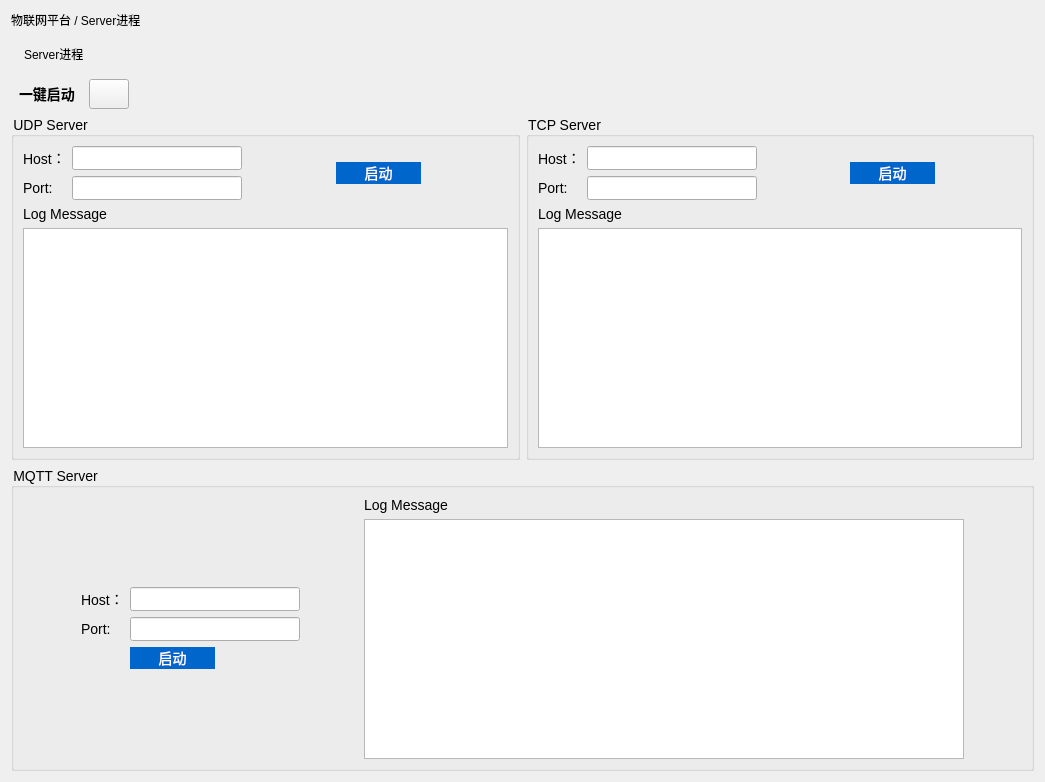
<?xml version="1.0" encoding="UTF-8"?>
<ui version="4.0">
 <class>ServerWidget</class>
 <widget class="QWidget" name="ServerWidget">
  <property name="geometry">
   <rect>
    <x>0</x>
    <y>0</y>
    <width>1045</width>
    <height>773</height>
   </rect>
  </property>
  <property name="windowTitle">
   <string>Form</string>
  </property>
  <layout class="QVBoxLayout" name="verticalLayout_3">
   <item>
    <widget class="QLabel" name="label">
     <property name="text">
      <string>物联网平台 / Server进程</string>
     </property>
    </widget>
   </item>
   <item>
    <widget class="QLabel" name="label_2">
     <property name="styleSheet">
      <string notr="true">font: bold 16pt &quot;&quot;宋体&quot;&quot;; padding: 10px;</string>
     </property>
     <property name="text">
      <string>Server进程</string>
     </property>
    </widget>
   </item>
   <item>
    <layout class="QHBoxLayout" name="horizontalLayout">
     <item>
      <widget class="QLabel" name="allBtLabel">
       <property name="styleSheet">
        <string notr="true">font: bold 14px;padding: 4px;</string>
       </property>
       <property name="text">
        <string>一键启动</string>
       </property>
      </widget>
     </item>
     <item>
      <widget class="ImgSwitchBt" name="allActBt">
       <property name="sizePolicy">
        <sizepolicy hsizetype="Minimum" vsizetype="Preferred">
         <horstretch>0</horstretch>
         <verstretch>0</verstretch>
        </sizepolicy>
       </property>
       <property name="minimumSize">
        <size>
         <width>40</width>
         <height>20</height>
        </size>
       </property>
       <property name="text">
        <string/>
       </property>
       <property name="iconSize">
        <size>
         <width>40</width>
         <height>20</height>
        </size>
       </property>
      </widget>
     </item>
     <item>
      <spacer name="horizontalSpacer_9">
       <property name="orientation">
        <enum>Qt::Horizontal</enum>
       </property>
       <property name="sizeHint" stdset="0">
        <size>
         <width>40</width>
         <height>20</height>
        </size>
       </property>
      </spacer>
     </item>
    </layout>
   </item>
   <item>
    <layout class="QGridLayout" name="gridLayout">
     <item row="0" column="0">
      <widget class="QGroupBox" name="groupBox">
       <property name="styleSheet">
        <string notr="true">font: 14px;</string>
       </property>
       <property name="title">
        <string>UDP Server</string>
       </property>
       <layout class="QVBoxLayout" name="verticalLayout">
        <item>
         <layout class="QHBoxLayout" name="horizontalLayout_2">
          <item>
           <layout class="QFormLayout" name="formLayout_4">
            <item row="0" column="0">
             <widget class="QLabel" name="label_16">
              <property name="text">
               <string>Host：</string>
              </property>
             </widget>
            </item>
            <item row="1" column="0">
             <widget class="QLabel" name="label_18">
              <property name="text">
               <string>Port:</string>
              </property>
             </widget>
            </item>
            <item row="0" column="1">
             <widget class="QLineEdit" name="udpHostEdit">
              <property name="minimumSize">
               <size>
                <width>170</width>
                <height>0</height>
               </size>
              </property>
              <property name="readOnly">
               <bool>true</bool>
              </property>
             </widget>
            </item>
            <item row="1" column="1">
             <widget class="QLineEdit" name="udpPortEdit">
              <property name="readOnly">
               <bool>true</bool>
              </property>
             </widget>
            </item>
           </layout>
          </item>
          <item>
           <spacer name="horizontalSpacer_6">
            <property name="orientation">
             <enum>Qt::Horizontal</enum>
            </property>
            <property name="sizeHint" stdset="0">
             <size>
              <width>40</width>
              <height>20</height>
             </size>
            </property>
           </spacer>
          </item>
          <item>
           <widget class="QPushButton" name="udpBt">
            <property name="minimumSize">
             <size>
              <width>85</width>
              <height>0</height>
             </size>
            </property>
            <property name="styleSheet">
             <string notr="true">background-color: #0066CC; color: white; border: none</string>
            </property>
            <property name="text">
             <string>启动</string>
            </property>
           </widget>
          </item>
          <item>
           <spacer name="horizontalSpacer_2">
            <property name="orientation">
             <enum>Qt::Horizontal</enum>
            </property>
            <property name="sizeHint" stdset="0">
             <size>
              <width>40</width>
              <height>20</height>
             </size>
            </property>
           </spacer>
          </item>
         </layout>
        </item>
        <item>
         <widget class="QLabel" name="label_4">
          <property name="text">
           <string>Log Message</string>
          </property>
         </widget>
        </item>
        <item>
         <widget class="QTextEdit" name="udpLogEdit">
          <property name="minimumSize">
           <size>
            <width>0</width>
            <height>220</height>
           </size>
          </property>
          <property name="maximumSize">
           <size>
            <width>16777215</width>
            <height>480</height>
           </size>
          </property>
          <property name="readOnly">
           <bool>true</bool>
          </property>
         </widget>
        </item>
       </layout>
      </widget>
     </item>
     <item row="0" column="1">
      <widget class="QGroupBox" name="groupBox_3">
       <property name="styleSheet">
        <string notr="true">font: 14px;</string>
       </property>
       <property name="title">
        <string>TCP Server</string>
       </property>
       <layout class="QVBoxLayout" name="verticalLayout_2">
        <item>
         <layout class="QHBoxLayout" name="horizontalLayout_3">
          <item>
           <layout class="QFormLayout" name="formLayout_2">
            <item row="0" column="0">
             <widget class="QLabel" name="label_8">
              <property name="text">
               <string>Host：</string>
              </property>
             </widget>
            </item>
            <item row="1" column="0">
             <widget class="QLabel" name="label_10">
              <property name="text">
               <string>Port:</string>
              </property>
             </widget>
            </item>
            <item row="0" column="1">
             <widget class="QLineEdit" name="tcpHostEdit">
              <property name="minimumSize">
               <size>
                <width>170</width>
                <height>0</height>
               </size>
              </property>
              <property name="readOnly">
               <bool>true</bool>
              </property>
             </widget>
            </item>
            <item row="1" column="1">
             <widget class="QLineEdit" name="tcpPortEdit">
              <property name="readOnly">
               <bool>true</bool>
              </property>
             </widget>
            </item>
           </layout>
          </item>
          <item>
           <spacer name="horizontalSpacer_7">
            <property name="orientation">
             <enum>Qt::Horizontal</enum>
            </property>
            <property name="sizeHint" stdset="0">
             <size>
              <width>40</width>
              <height>20</height>
             </size>
            </property>
           </spacer>
          </item>
          <item>
           <widget class="QPushButton" name="tcpBt">
            <property name="minimumSize">
             <size>
              <width>85</width>
              <height>0</height>
             </size>
            </property>
            <property name="styleSheet">
             <string notr="true">background-color: #0066CC; color: white; border: none</string>
            </property>
            <property name="text">
             <string>启动</string>
            </property>
           </widget>
          </item>
          <item>
           <spacer name="horizontalSpacer_3">
            <property name="orientation">
             <enum>Qt::Horizontal</enum>
            </property>
            <property name="sizeHint" stdset="0">
             <size>
              <width>40</width>
              <height>20</height>
             </size>
            </property>
           </spacer>
          </item>
         </layout>
        </item>
        <item>
         <widget class="QLabel" name="label_5">
          <property name="text">
           <string>Log Message</string>
          </property>
         </widget>
        </item>
        <item>
         <widget class="QTextEdit" name="tcpLogEdit">
          <property name="minimumSize">
           <size>
            <width>0</width>
            <height>220</height>
           </size>
          </property>
          <property name="maximumSize">
           <size>
            <width>16777215</width>
            <height>480</height>
           </size>
          </property>
          <property name="readOnly">
           <bool>true</bool>
          </property>
         </widget>
        </item>
       </layout>
      </widget>
     </item>
     <item row="1" column="0" colspan="2">
      <widget class="QGroupBox" name="groupBox_5">
       <property name="styleSheet">
        <string notr="true">font: 14px;</string>
       </property>
       <property name="title">
        <string>MQTT Server</string>
       </property>
       <layout class="QHBoxLayout" name="horizontalLayout_4">
        <item>
         <spacer name="horizontalSpacer_5">
          <property name="orientation">
           <enum>Qt::Horizontal</enum>
          </property>
          <property name="sizeHint" stdset="0">
           <size>
            <width>40</width>
            <height>20</height>
           </size>
          </property>
         </spacer>
        </item>
        <item>
         <layout class="QVBoxLayout" name="verticalLayout_5">
          <item>
           <spacer name="verticalSpacer">
            <property name="orientation">
             <enum>Qt::Vertical</enum>
            </property>
            <property name="sizeHint" stdset="0">
             <size>
              <width>20</width>
              <height>40</height>
             </size>
            </property>
           </spacer>
          </item>
          <item>
           <layout class="QFormLayout" name="formLayout">
            <item row="0" column="0">
             <widget class="QLabel" name="label_12">
              <property name="text">
               <string>Host：</string>
              </property>
             </widget>
            </item>
            <item row="0" column="1">
             <widget class="QLineEdit" name="mqttHostEdit">
              <property name="minimumSize">
               <size>
                <width>170</width>
                <height>0</height>
               </size>
              </property>
              <property name="maximumSize">
               <size>
                <width>170</width>
                <height>16777215</height>
               </size>
              </property>
              <property name="readOnly">
               <bool>true</bool>
              </property>
             </widget>
            </item>
            <item row="1" column="0">
             <widget class="QLabel" name="label_14">
              <property name="text">
               <string>Port:</string>
              </property>
             </widget>
            </item>
            <item row="1" column="1">
             <widget class="QLineEdit" name="mqttPortEdit">
              <property name="maximumSize">
               <size>
                <width>170</width>
                <height>16777215</height>
               </size>
              </property>
              <property name="readOnly">
               <bool>true</bool>
              </property>
             </widget>
            </item>
            <item row="2" column="1">
             <widget class="QPushButton" name="mqttBt">
              <property name="maximumSize">
               <size>
                <width>85</width>
                <height>16777215</height>
               </size>
              </property>
              <property name="styleSheet">
               <string notr="true">background-color: #0066CC; color: white; border: none</string>
              </property>
              <property name="text">
               <string>启动</string>
              </property>
             </widget>
            </item>
           </layout>
          </item>
          <item>
           <spacer name="verticalSpacer_2">
            <property name="orientation">
             <enum>Qt::Vertical</enum>
            </property>
            <property name="sizeHint" stdset="0">
             <size>
              <width>20</width>
              <height>40</height>
             </size>
            </property>
           </spacer>
          </item>
         </layout>
        </item>
        <item>
         <spacer name="horizontalSpacer_8">
          <property name="orientation">
           <enum>Qt::Horizontal</enum>
          </property>
          <property name="sizeHint" stdset="0">
           <size>
            <width>40</width>
            <height>20</height>
           </size>
          </property>
         </spacer>
        </item>
        <item>
         <layout class="QVBoxLayout" name="verticalLayout_4">
          <item>
           <widget class="QLabel" name="label_6">
            <property name="text">
             <string>Log Message</string>
            </property>
           </widget>
          </item>
          <item>
           <widget class="QTextEdit" name="mqttLogEdit">
            <property name="minimumSize">
             <size>
              <width>600</width>
              <height>240</height>
             </size>
            </property>
            <property name="maximumSize">
             <size>
              <width>16777215</width>
              <height>250</height>
             </size>
            </property>
            <property name="readOnly">
             <bool>true</bool>
            </property>
           </widget>
          </item>
         </layout>
        </item>
        <item>
         <spacer name="horizontalSpacer_4">
          <property name="orientation">
           <enum>Qt::Horizontal</enum>
          </property>
          <property name="sizeHint" stdset="0">
           <size>
            <width>40</width>
            <height>20</height>
           </size>
          </property>
         </spacer>
        </item>
       </layout>
      </widget>
     </item>
    </layout>
   </item>
  </layout>
 </widget>
 <customwidgets>
  <customwidget>
   <class>ImgSwitchBt</class>
   <extends>QPushButton</extends>
   <header>util.h</header>
  </customwidget>
 </customwidgets>
 <resources/>
 <connections/>
</ui>
